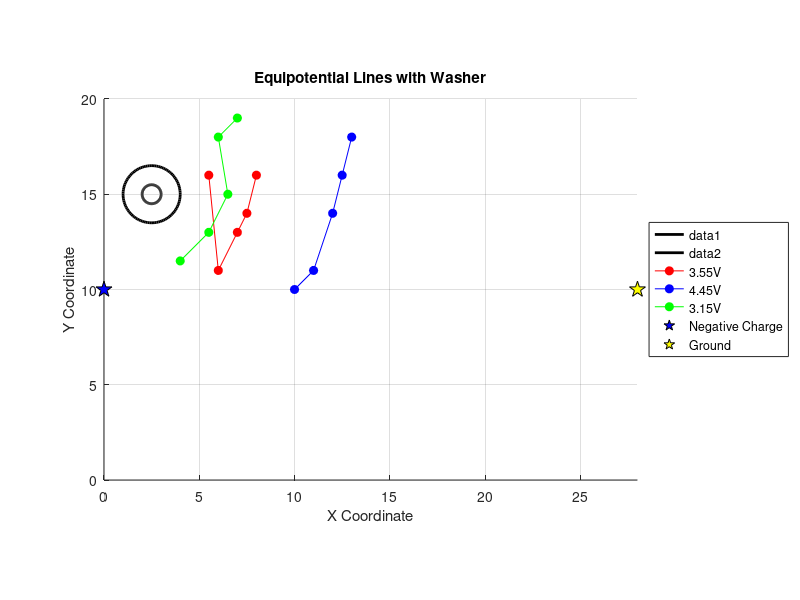

MATLAB code to generate this figure:
% Define voltage levels and their corresponding points
voltages = [3.55, 4.45, 3.15];
points = {
    [8, 16; 7.5, 14; 7, 13; 6, 11; 5.5, 16], % 3.55V, reordered to make a beautiful line
    [10, 10; 11, 11; 12, 14; 12.5, 16; 13, 18], % 4.45V, reordered and beautified
    [4, 11.5; 5.5, 13; 6.5, 15; 6, 18; 7, 19] % 3.15V, reordered for aesthetics
};

% Washer details
washerCenter = [2.5, 15];
innerRadius = 0.5;
outerRadius = 1.5;

% Colors for each voltage level
colors = {'r', 'b', 'g'}; % Assigning a different color for each voltage level

% Create a figure to plot
figure;
hold on;
axis equal;
grid on;
axis([0 28 0 20]); % Size of the conductive paper
xlabel('X Coordinate');
ylabel('Y Coordinate');
title('Equipotential Lines with Washer');

% Plotting washer
viscircles(washerCenter, innerRadius, 'Color', 'k', 'LineWidth', 2);
viscircles(washerCenter, outerRadius, 'Color', 'k', 'LineWidth', 2);

% Plotting points and connecting them for each voltage level
for i = 1:length(voltages)
    % Plotting equipotential lines
    plot(points{i}(:,1), points{i}(:,2), '-o', 'Color', colors{i},...
         'MarkerEdgeColor', colors{i}, 'MarkerFaceColor', colors{i},...
         'DisplayName', sprintf('%.2fV', voltages(i)));
end

% Plotting the negative charge and ground
plot(0, 10, 'kp', 'MarkerSize', 12, 'MarkerFaceColor', 'blue', 'DisplayName', 'Negative Charge');
plot(28, 10, 'kp', 'MarkerSize', 12, 'MarkerFaceColor', 'yellow', 'DisplayName', 'Ground');

% Adding legend
legend('Location', 'eastoutside');

hold off;

% Save the figure as an EPS file
saveas(gcf, 'EquipotentialLinesWithWasher.eps', 'epsc');
